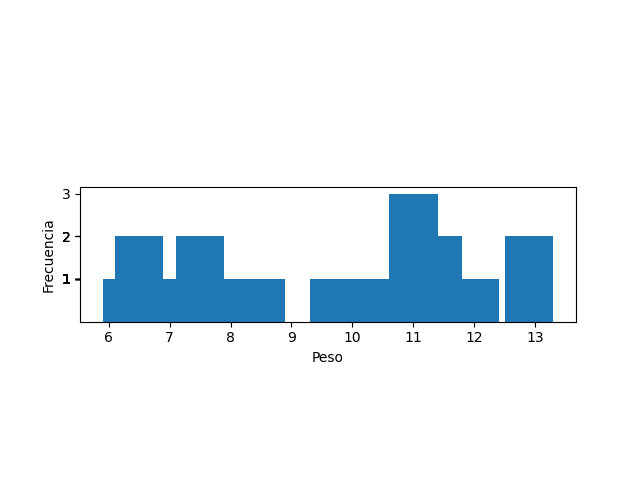

The Python source for this figure:
import pandas as pd
import numpy as np
import matplotlib.pyplot as plt

df_archivo=pd.read_csv("Datos.csv")


def frecuenciaa():
    vel = pd.crosstab(index=(df_archivo["Peso"]).round(),columns="frecuencia")
    val= pd.crosstab(index=df_archivo["Peso"],columns="frecuencia")

    plt.bar(val.index,val["frecuencia"])
    plt.xlabel("Peso")
    plt.ylabel("Frecuencia")
    plt.yticks(val["frecuencia"],val["frecuencia"])
    plt.subplots_adjust(top=0.61, bottom=0.33)
    plt.savefig("Peso_Frecuencia_Absoluta.png")
    print(vel)
    plt.show()





def frecuenciar():
    vel = pd.crosstab(index=df_archivo["Peso"],columns="frecuencia",normalize=True)
    plt.pie(vel["frecuencia"],labels=vel.index,autopct="%0.1f %%",textprops={'fontsize': 8})
    plt.ylabel("Peso")
    plt.subplots_adjust(0,0,1,1)
    plt.savefig("Peso_Frecuencia_Relativa.png")
    plt.show()




def estadistica():
    media=df_archivo["Peso"].mean()
    mediana = df_archivo["Peso"].median()
    moda = df_archivo["Peso"].mode()
    std = df_archivo["Peso"].std(ddof=0)
    var = df_archivo["Peso"].var(ddof=0)
    assert (np.sqrt(var) == std)



    print(f"La Media es: {media}")
    print(f"La Mediana es: {mediana}")
    print(f"La Moda es: {moda.to_string(index=False)}")
    print(f"La Desviacion Estandar es: {std}")
    print(f"La Varianza es: {var}")


